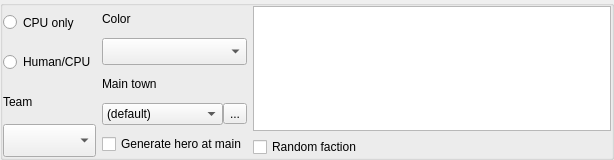
<?xml version='1.0' encoding='UTF-8'?>
<ui version="4.0">
 <class>PlayerParams</class>
 <widget class="QWidget" name="PlayerParams">
  <property name="geometry">
   <rect>
    <x>0</x>
    <y>0</y>
    <width>614</width>
    <height>160</height>
   </rect>
  </property>
  <property name="sizePolicy">
   <sizepolicy hsizetype="Minimum" vsizetype="Minimum">
    <horstretch>0</horstretch>
    <verstretch>0</verstretch>
   </sizepolicy>
  </property>
  <property name="maximumSize">
   <size>
    <width>16777215</width>
    <height>160</height>
   </size>
  </property>
  <property name="windowTitle">
   <string/>
  </property>
  <layout class="QHBoxLayout" name="horizontalLayout">
   <property name="leftMargin">
    <number>0</number>
   </property>
   <property name="topMargin">
    <number>0</number>
   </property>
   <property name="rightMargin">
    <number>0</number>
   </property>
   <property name="bottomMargin">
    <number>0</number>
   </property>
   <item>
    <widget class="QGroupBox" name="playerColor">
     <property name="maximumSize">
      <size>
       <width>16777215</width>
       <height>160</height>
      </size>
     </property>
     <property name="title">
      <string/>
     </property>
     <layout class="QHBoxLayout" name="horizontalLayout_2">
      <property name="leftMargin">
       <number>0</number>
      </property>
      <property name="topMargin">
       <number>0</number>
      </property>
      <property name="rightMargin">
       <number>0</number>
      </property>
      <property name="bottomMargin">
       <number>0</number>
      </property>
      <item>
       <layout class="QVBoxLayout" name="verticalLayout_2">
        <item>
         <widget class="QRadioButton" name="radioCpu">
          <property name="sizePolicy">
           <sizepolicy hsizetype="Minimum" vsizetype="Preferred">
            <horstretch>0</horstretch>
            <verstretch>0</verstretch>
           </sizepolicy>
          </property>
          <property name="text">
           <string>CPU only</string>
          </property>
         </widget>
        </item>
        <item>
         <widget class="QRadioButton" name="radioHuman">
          <property name="sizePolicy">
           <sizepolicy hsizetype="Minimum" vsizetype="Preferred">
            <horstretch>0</horstretch>
            <verstretch>0</verstretch>
           </sizepolicy>
          </property>
          <property name="text">
           <string>Human/CPU</string>
          </property>
         </widget>
        </item>
        <item>
         <widget class="QLabel" name="label_2">
          <property name="text">
           <string>Team</string>
          </property>
         </widget>
        </item>
        <item>
         <widget class="QComboBox" name="teamId">
          <property name="sizePolicy">
           <sizepolicy hsizetype="Preferred" vsizetype="Preferred">
            <horstretch>0</horstretch>
            <verstretch>0</verstretch>
           </sizepolicy>
          </property>
         </widget>
        </item>
       </layout>
      </item>
      <item>
       <layout class="QVBoxLayout" name="verticalLayout_3">
        <item>
         <widget class="QLabel" name="label">
          <property name="text">
           <string>Color</string>
          </property>
         </widget>
        </item>
        <item>
         <widget class="QComboBox" name="playerColorCombo">
          <property name="sizePolicy">
           <sizepolicy hsizetype="Preferred" vsizetype="Preferred">
            <horstretch>0</horstretch>
            <verstretch>0</verstretch>
           </sizepolicy>
          </property>
         </widget>
        </item>
        <item>
         <widget class="QLabel" name="label_3">
          <property name="text">
           <string>Main town</string>
          </property>
         </widget>
        </item>
        <item>
         <layout class="QHBoxLayout" name="horizontalLayout_3">
          <property name="spacing">
           <number>0</number>
          </property>
          <property name="topMargin">
           <number>0</number>
          </property>
          <item>
           <widget class="QComboBox" name="mainTown">
            <property name="sizePolicy">
             <sizepolicy hsizetype="Preferred" vsizetype="Preferred">
              <horstretch>0</horstretch>
              <verstretch>0</verstretch>
             </sizepolicy>
            </property>
            <item>
             <property name="text">
              <string>(default)</string>
             </property>
            </item>
           </widget>
          </item>
          <item>
           <widget class="QToolButton" name="townSelect">
            <property name="text">
             <string>...</string>
            </property>
           </widget>
          </item>
         </layout>
        </item>
        <item>
         <widget class="QCheckBox" name="generateHero">
          <property name="sizePolicy">
           <sizepolicy hsizetype="Minimum" vsizetype="Preferred">
            <horstretch>0</horstretch>
            <verstretch>0</verstretch>
           </sizepolicy>
          </property>
          <property name="text">
           <string>Generate hero at main</string>
          </property>
         </widget>
        </item>
       </layout>
      </item>
      <item>
       <layout class="QVBoxLayout" name="verticalLayout_4">
        <property name="leftMargin">
         <number>0</number>
        </property>
        <item>
         <widget class="QListWidget" name="allowedFactions">
          <property name="enabled">
           <bool>true</bool>
          </property>
          <property name="sizePolicy">
           <sizepolicy hsizetype="Expanding" vsizetype="MinimumExpanding">
            <horstretch>0</horstretch>
            <verstretch>0</verstretch>
           </sizepolicy>
          </property>
          <property name="focusPolicy">
           <enum>Qt::ClickFocus</enum>
          </property>
          <property name="editTriggers">
           <set>QAbstractItemView::NoEditTriggers</set>
          </property>
          <property name="selectionMode">
           <enum>QAbstractItemView::NoSelection</enum>
          </property>
         </widget>
        </item>
        <item>
         <widget class="QCheckBox" name="randomFaction">
          <property name="sizePolicy">
           <sizepolicy hsizetype="Minimum" vsizetype="Preferred">
            <horstretch>0</horstretch>
            <verstretch>0</verstretch>
           </sizepolicy>
          </property>
          <property name="text">
           <string>Random faction</string>
          </property>
         </widget>
        </item>
       </layout>
      </item>
     </layout>
    </widget>
   </item>
  </layout>
 </widget>
 <resources/>
 <connections/>
</ui>
